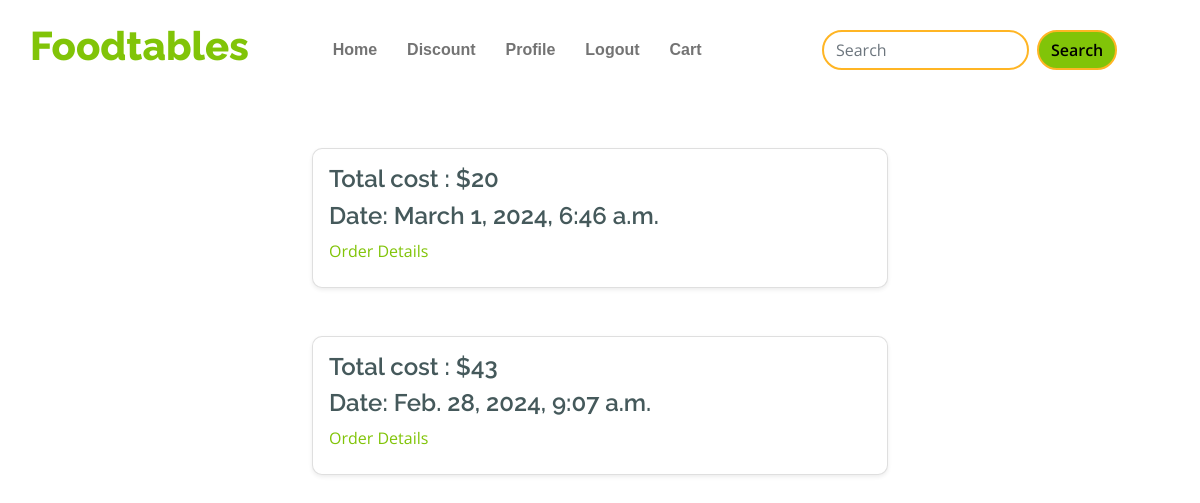
/accounts/see_user_ordr_history/ (signed in), run on the app's committed database.
### order/models.py (models this page shows, shortened)
class Order(models.Model):
    user = models.ForeignKey(User, on_delete= models.CASCADE)
    first_name = models.CharField(max_length=100,null=True,blank=True)
    last_name = models.CharField(max_length=100,null=True,blank=True)
    phone = models.CharField(max_length=12,null=True,blank=True)
    email = models.EmailField(max_length=50,null=True)
    address_line1 = models.TextField(null=True,blank=True)
    state = models.CharField(max_length=100,null=True,blank=True)
    city = models.CharField(max_length=100,null=True,blank=True)
    created_at = models.DateTimeField(auto_now_add = True)
    delevary_cost = models.IntegerField(default=0)
    product_price = models.IntegerField(default=0)
    total = models.IntegerField(default=0)

### accounts/views.py (the view)
# urls.py: path('see_user_ordr_history/',see_user_ordr_history,name='see_user_ordr_history'),
@login_required
def see_user_ordr_history(request):
    my_orders = Order.objects.filter(user=request.user).order_by('-created_at')
    return render(request,'hostory.html',{'my_orders':my_orders})

### accounts/templates/hostory.html (shortened to what this page needs)
{% extends "base.html" %}
{% block body %}
 {% for i in my_orders %}
<div class="container mt-5"   style="width: 50%; margin:auto;">
    <div class="card order-card shadow-sm">
      <div class="card-body">
        <h4 class="card-text">Total cost : ${{i.total}}</h4>
        <h4 class="card-text">Date: {{i.created_at}}</h4>
        <a href="{% url 'order_detials_form'  i.id %}">  <p class="card-title">Order Details</p></a>
      </div>
    </div>
  </div>
  {% endfor %}
{% endblock %}

### data on the page
Order: total "20", created_at "March 1, 2024, 6:46 a.m."
Order: total "43", created_at "Feb. 28, 2024, 9:07 a.m."
